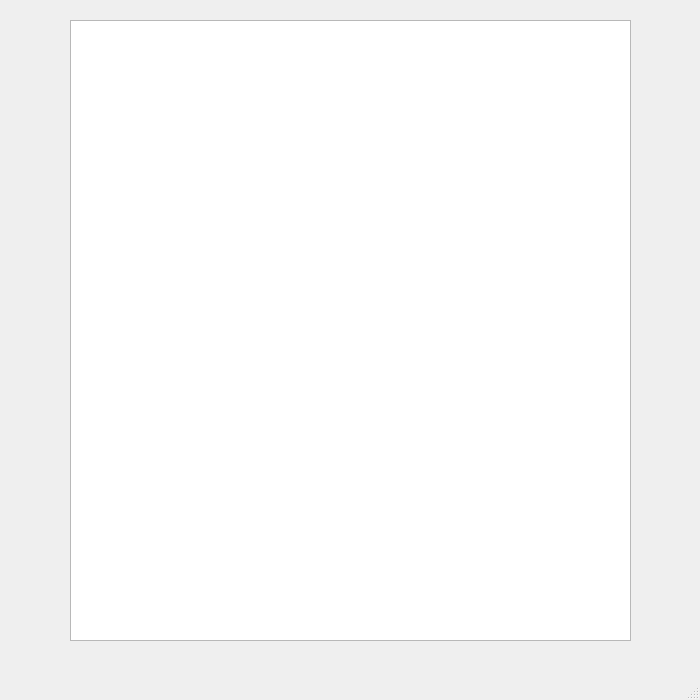
<?xml version="1.0" encoding="UTF-8"?>
<ui version="4.0">
 <class>MainWindow</class>
 <widget class="QMainWindow" name="MainWindow">
  <property name="geometry">
   <rect>
    <x>0</x>
    <y>0</y>
    <width>700</width>
    <height>700</height>
   </rect>
  </property>
  <property name="windowTitle">
   <string>MainWindow</string>
  </property>
  <widget class="QWidget" name="centralwidget">
   <widget class="QTableWidget" name="coffee_table">
    <property name="geometry">
     <rect>
      <x>70</x>
      <y>20</y>
      <width>561</width>
      <height>621</height>
     </rect>
    </property>
   </widget>
   <widget class="QLabel" name="Error_label">
    <property name="geometry">
     <rect>
      <x>760</x>
      <y>490</y>
      <width>221</width>
      <height>91</height>
     </rect>
    </property>
    <property name="text">
     <string>&lt;html&gt;&lt;head/&gt;&lt;body&gt;&lt;p align=&quot;center&quot;&gt;&lt;br/&gt;&lt;/p&gt;&lt;/body&gt;&lt;/html&gt;</string>
    </property>
   </widget>
   <widget class="QLabel" name="label_7">
    <property name="geometry">
     <rect>
      <x>-340</x>
      <y>0</y>
      <width>1051</width>
      <height>711</height>
     </rect>
    </property>
    <property name="text">
     <string/>
    </property>
    <property name="pixmap">
     <pixmap>image for label/1663577115_34-top-fon-com-p-serii-fon-grafichnii-foto-59.jpg</pixmap>
    </property>
   </widget>
   <zorder>label_7</zorder>
   <zorder>coffee_table</zorder>
   <zorder>Error_label</zorder>
  </widget>
  <widget class="QMenuBar" name="menubar">
   <property name="geometry">
    <rect>
     <x>0</x>
     <y>0</y>
     <width>700</width>
     <height>21</height>
    </rect>
   </property>
  </widget>
  <widget class="QStatusBar" name="statusbar"/>
 </widget>
 <resources/>
 <connections/>
</ui>
